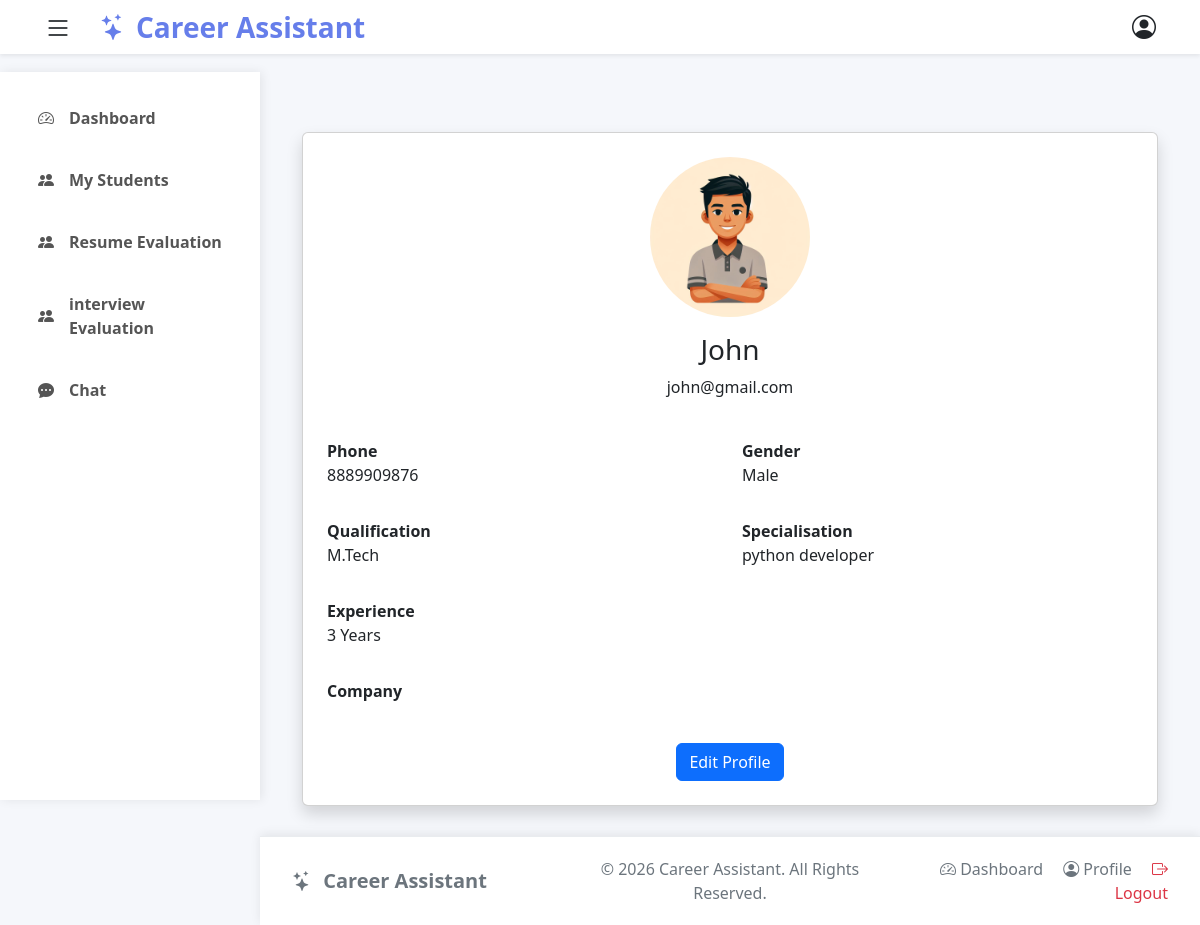
The app's page /mentor/profile/ (signed in) with its own data.
### careerproject/models.py (models this page shows, shortened)
class MentorProfile(models.Model):
    user = models.OneToOneField(CustomUser, on_delete=models.CASCADE)
    profile_pic = models.ImageField(upload_to='mentors/', blank=True, null=True)
    full_name = models.CharField(max_length=100, blank=True)
    phone = models.CharField(max_length=15, blank=True)
    GENDER_CHOICES = (
            ('Male', 'Male'),
            ('Female', 'Female'),
            ('Other', 'Other')
    )
    gender = models.CharField(max_length=10, choices=GENDER_CHOICES, blank=True)
    QUALIFICATION_CHOICES = (
    ('Diploma', 'Diploma'),
    ('BCA', 'BCA'),
    ('B.Sc', 'B.Sc'),
    ('B.Tech', 'B.Tech'),
    ('BE', 'BE'),
    ('B.Com', 'B.Com'),
    ('BA', 'BA'),
    ('MCA', 'MCA'),
    ('M.Sc', 'M.Sc'),
    ('M.Tech', 'M.Tech'),
    ('MBA', 'MBA'),
    ('PhD', 'PhD'),
    ('Other', 'Other'),
    )
    qualification = models.CharField(max_length=100, choices=QUALIFICATION_CHOICES, blank=True)
    specialization = models.CharField(max_length=100, blank=True)
    experience = models.PositiveIntegerField(default=0)
    company = models.CharField(max_length=100, blank=True)

class CustomUser(AbstractUser):
    username = models.CharField(max_length=20, unique=True)
    email = models.EmailField(unique=True)
    ROLE_CHOICES = (
        ('admin', 'Admin'),
        ('student', 'Student'),
        ('mentor', 'Mentor'),
        ('company', 'Company'),
    )
    role = models.CharField(
        max_length=10, choices=ROLE_CHOICES, default='student')

### careerproject/views.py (the view)
# urls.py: path('mentor/profile/', views.mentor_profile, name='mentor_profile'),
@login_required(login_url='/users/login')
def mentor_profile(request):
    if request.user.role != 'mentor':
        messages.error(request, "You are not authorized to access this page.")
        return redirect('dashboard')
    pro = MentorProfile.objects.get(user=request.user)
    return render(request, 'mentor_module/mentor_profile.html', {
        'pro': pro
    })

### templates/mentor_module/mentor_profile.html (shortened to what this page needs)
{% extends 'mentor_module/mentor_base.html' %}
{% load static %}
{% block content %}
<div class="container mt-5">
    <div class="card shadow p-4">
        <div class="text-center mb-4">
            {% if pro.profile_pic %}
                <img src="{{ pro.profile_pic.url }}"
                     class="rounded-circle"
                     width="160"
                     height="160">
            {% else %}
                <img src="{% static 'images/default-picture.webp' %}"
                     class="rounded-circle"
                     width="160"
                     height="160">
            {% endif %}
            <h3 class="mt-3">{{ pro.full_name }}</h3>
            <p>{{ request.user.email }}</p>
        </div>
        <div class="row">
            <div class="col-md-6 mb-3">
                <strong>Phone</strong>
                <p>{{ pro.phone }}</p>
            </div>
            <div class="col-md-6 mb-3">
                <strong>Gender</strong>
                <p>{{ pro.gender }}</p>
            </div>
            <div class="col-md-6 mb-3">
                <strong>Qualification</strong>
                <p>{{ pro.qualification }}</p>
            </div>
            <div class="col-md-6 mb-3">
                <strong>Specialisation</strong>
                <p>{{ pro.specialization }}</p>
            </div>
            <div class="col-12 mb-3">
                <strong>Experience</strong>
                {% if pro.experience %}
                <p>{{ pro.experience }} Years</p>
                {% else %}
                <p>Not Provided</p>
                {% endif %}
            </div>
            <div class="col-12">
                <strong>Company</strong>
            </div>
        </div>
        <div class="text-center mt-4">
            <a href="{% url 'edit_mentor_profile' %}" class="btn btn-primary">
                Edit Profile
            </a>
        </div>
    </div>
</div>
{% endblock %}

### static/css/private.css (style rules this page uses)
* { margin:0; padding:0; box-sizing:border-box; }
body { font-family:'Segoe UI',sans-serif; background:#f5f7fb; min-height:100vh; display:flex; flex-direction:column; }
html,body { height:100%; }
body { display:flex; flex-direction:column; min-height:100vh; }

### records on screen
MentorProfile: profile_pic (picture), full_name "John", phone "8889909876", gender "Male", qualification "M.Tech", specialization "python developer", experience "3"
CustomUser: user.email "john@gmail.com"
